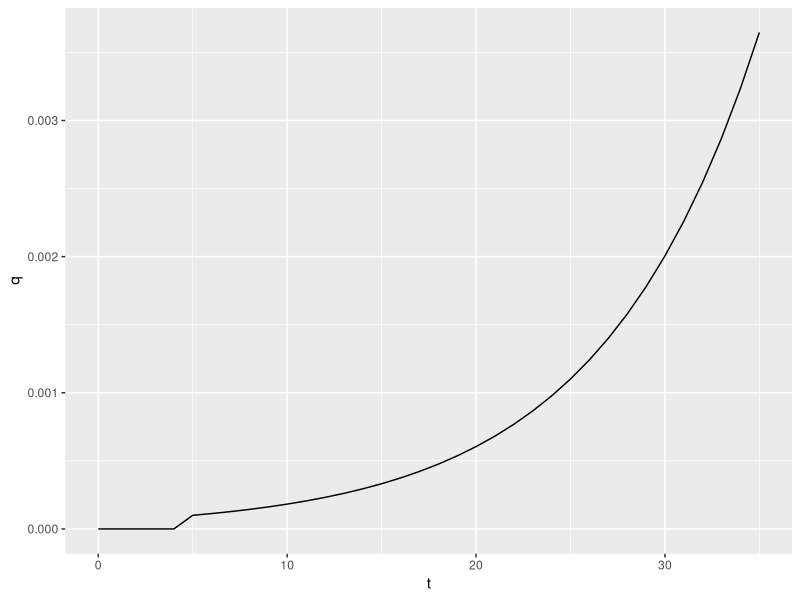
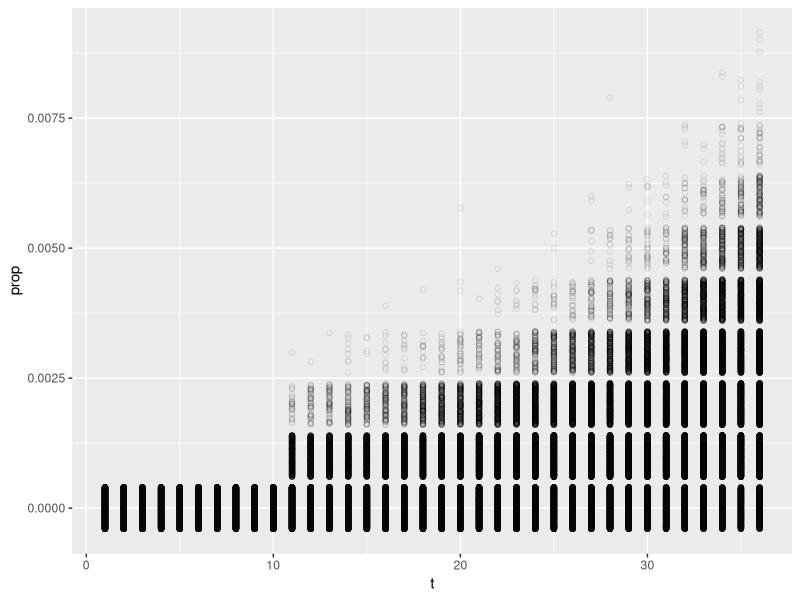
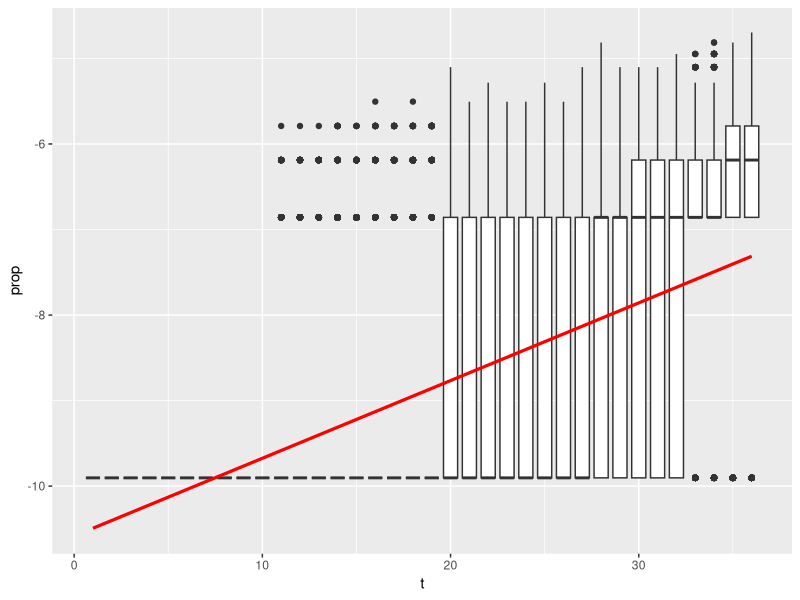

Generate these figures, in order, with R: (Note: this script raises an error after producing the figures.)
library(tidyverse)

growth_model <- function(tmax, t0, q0, r) {
    a <- 1/q0 - 1
    c(rep(0, t0), 1 / (1 + a*exp(-r * 0:(tmax-t0))))
}

simulate_data <- function(tmax, n, t0_true, q0_true, r_true, nsim=10000) {
    q_true <- growth_model(tmax, t0_true, q0_true, r_true)
    
    y <- map(1:nsim, \(rep) rbinom(tmax+1, n, q_true))
    return(list(y=y, n=n, t0=t0_true, q0=q0_true, r=r_true, tmax=tmax, qmax=last(q_true)))
}

q <- growth_model(35, 5, 1e-4, 0.12)

ggplot(tibble(t=seq_along(q)-1, q=q), aes(t, q)) +
    geom_line()

sim <- simulate_data(35, 1000, 10, 1e-4, 0.12, nsim=10000)

prop <- (do.call(rbind, sim$y) / sim$n) |> 
    as_tibble()

prop |> 
    pivot_longer(everything(), values_to="prop") |> 
    mutate(t=parse_number(name)) |> 
    ggplot(aes(t, prop, group=t)) +
    geom_point(position=position_jitter(width=0), alpha=0.1, shape=1)

emp_logit <- function(p, ep) {
    log((p + ep) / (1-p+ep))
}

prop_trans <- emp_logit(do.call(rbind, sim$y) / sim$n, 1e-4/2) |> 
    as_tibble() |> 
    pivot_longer(everything(), values_to="prop") |> 
    mutate(t=parse_number(name))

lm <- lm(prop ~ t, prop_trans)
summary(lm)

ggplot(prop_trans, aes(t, prop)) +
    geom_boxplot(aes(group=t)) +
    geom_smooth(method="lm", col="red", linewidth=1.1)

as.double(summarize(y, across(everything(), var))[1,]) # obv not homoskedastic



map_dbl(1:nrow(ymat), )
